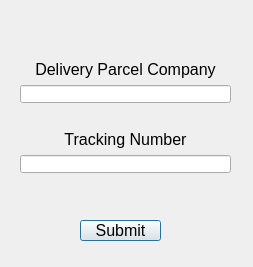
<?xml version="1.0" encoding="UTF-8"?>
<ui version="4.0">
 <class>seller_transaction</class>
 <widget class="QDialog" name="seller_transaction">
  <property name="geometry">
   <rect>
    <x>0</x>
    <y>0</y>
    <width>253</width>
    <height>267</height>
   </rect>
  </property>
  <property name="windowTitle">
   <string>Dialog</string>
  </property>
  <widget class="QPushButton" name="pushButton">
   <property name="geometry">
    <rect>
     <x>80</x>
     <y>220</y>
     <width>81</width>
     <height>21</height>
    </rect>
   </property>
   <property name="font">
    <font>
     <pointsize>12</pointsize>
    </font>
   </property>
   <property name="text">
    <string>Submit</string>
   </property>
  </widget>
  <widget class="QWidget" name="">
   <property name="geometry">
    <rect>
     <x>20</x>
     <y>60</y>
     <width>211</width>
     <height>43</height>
    </rect>
   </property>
   <layout class="QVBoxLayout" name="verticalLayout">
    <item>
     <widget class="QLabel" name="label">
      <property name="font">
       <font>
        <pointsize>12</pointsize>
       </font>
      </property>
      <property name="text">
       <string>Delivery Parcel Company</string>
      </property>
      <property name="alignment">
       <set>Qt::AlignCenter</set>
      </property>
     </widget>
    </item>
    <item>
     <widget class="QLineEdit" name="d_edit"/>
    </item>
   </layout>
  </widget>
  <widget class="QWidget" name="">
   <property name="geometry">
    <rect>
     <x>20</x>
     <y>130</y>
     <width>211</width>
     <height>43</height>
    </rect>
   </property>
   <layout class="QVBoxLayout" name="verticalLayout_2">
    <item>
     <widget class="QLabel" name="label_2">
      <property name="font">
       <font>
        <pointsize>12</pointsize>
       </font>
      </property>
      <property name="text">
       <string>Tracking Number</string>
      </property>
      <property name="alignment">
       <set>Qt::AlignCenter</set>
      </property>
     </widget>
    </item>
    <item>
     <widget class="QLineEdit" name="d_num_edit">
      <property name="maxLength">
       <number>10</number>
      </property>
     </widget>
    </item>
   </layout>
  </widget>
 </widget>
 <resources/>
 <connections/>
</ui>
